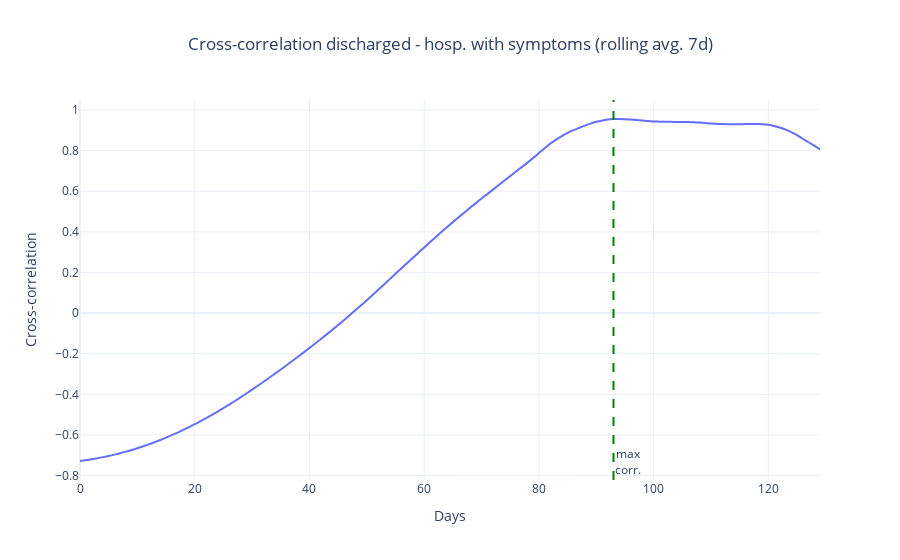

Notebook code cell kept with this figure:
### Code cell
days = 130

healing_corr = pd.DataFrame({
  'giorni': range(days),
  'healing_corr': [
    dpc_regioni_firstw['dimessi_guariti_giorno'].rolling(7, center=True).mean().corr(
      dpc_regioni_firstw['nuovi_positivi'].rolling(7, center=True).mean().shift(i)
      ) for i in range(days)]
  })

fig = px.line(
  healing_corr,
  x='giorni',
  y='healing_corr',
  line_shape = 'spline',
  title='Cross-correlation discharged - hosp. with symptoms (rolling avg. 7d)'
)

fig.add_vline(
  x = healing_corr['healing_corr'].idxmax(),
  line_dash='dash',
  line_color='green',
  annotation_text='max<br>corr.', 
  annotation_position='bottom right'
)

fig.update_yaxes(title_text='Cross-correlation')
fig.update_xaxes(title_text='Days')
fig.update_layout(template='plotly_white', title_x=0.5)

fig.show()

### Figure 1 — Plotly figure (JSON) as saved in the notebook; plotly's stock layout.template omitted (floating-point values rounded to 4 significant figures; data arrays with more than 128 entries replaced by an {"elided": "..."} marker saying what was removed)
{"data": [{"hovertemplate": "giorni=%{x}<br>healing_corr=%{y}<extra></extra>", "legendgroup": "", "line": {"color": "#636efa", "dash": "solid", "shape": "spline"}, "mode": "lines", "name": "", "orientation": "v", "showlegend": false, "type": "scatter", "x": {"elided": "130 int values"}, "xaxis": "x", "y": {"elided": "130 float values"}, "yaxis": "y"}], "layout": {"annotations": [{"showarrow": false, "text": "max<br>corr.", "x": 93, "xanchor": "left", "xref": "x", "y": 0, "yanchor": "bottom", "yref": "y domain"}], "legend": {"tracegroupgap": 0}, "shapes": [{"line": {"color": "green", "dash": "dash"}, "type": "line", "x0": 93, "x1": 93, "xref": "x", "y0": 0, "y1": 1, "yref": "y domain"}], "title": {"text": "Cross-correlation discharged - hosp. with symptoms (rolling avg. 7d)", "x": 0.5}, "xaxis": {"anchor": "y", "domain": [0, 1], "title": {"text": "Days"}}, "yaxis": {"anchor": "x", "domain": [0, 1], "title": {"text": "Cross-correlation"}}}}
